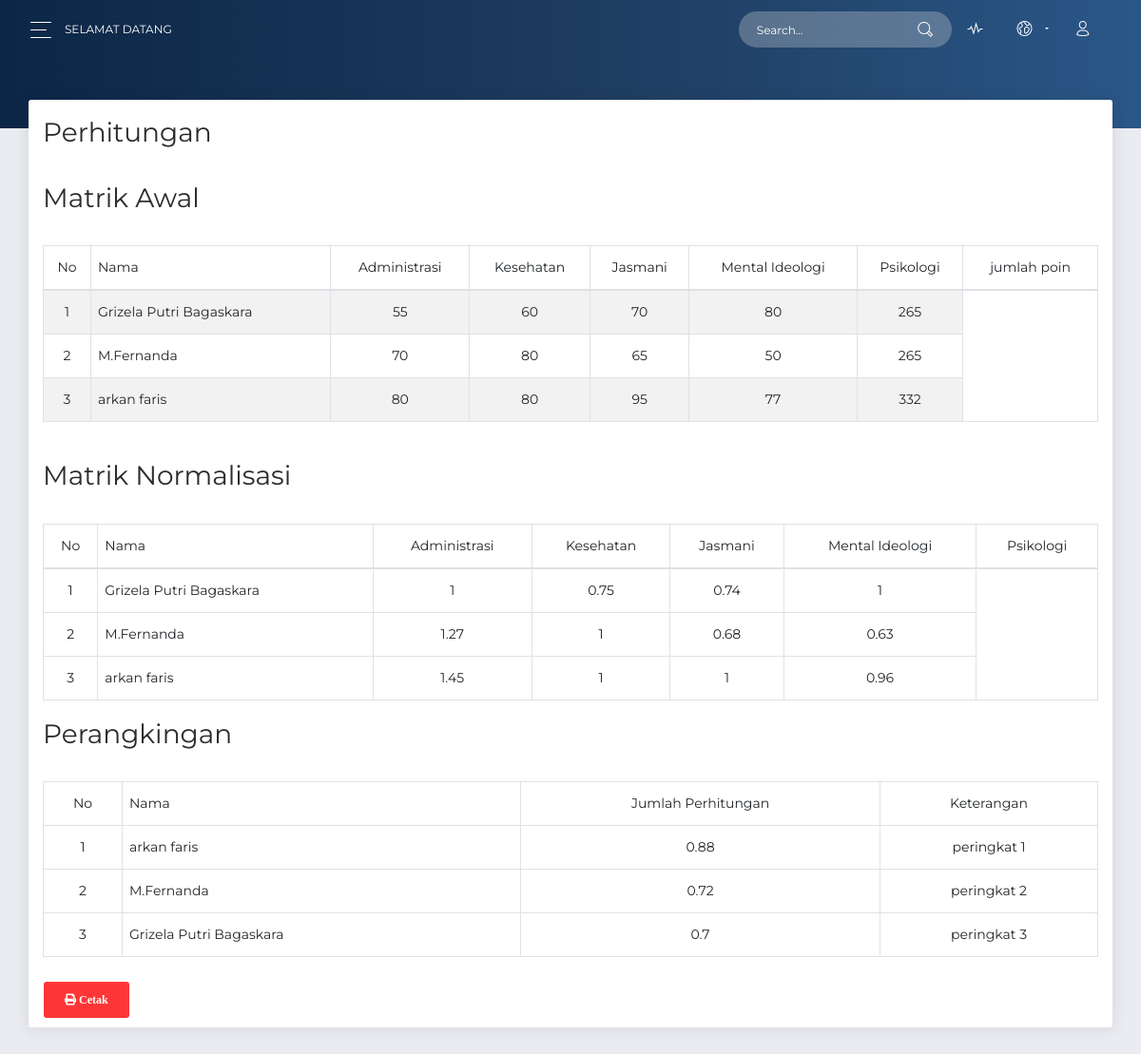
The page /perhitungan.php (signed in) on the database its author committed.
### tables this page shows
CREATE TABLE `kriteria` (
  `id_kriteria` int(11) NOT NULL,
  `code` varchar(255) NOT NULL,
  `nama_kriteria` varchar(255) NOT NULL,
  `atribute` varchar(255) NOT NULL,
  `bobot` varchar(25) NOT NULL
);

CREATE TABLE `tb_nilai` (
  `id_nilai` int(11) NOT NULL,
  `id_alternatif` int(50) NOT NULL,
  `kriteria1` int(25) NOT NULL,
  `kriteria2` int(25) NOT NULL,
  `kriteria3` int(25) NOT NULL,
  `kriteria4` int(25) NOT NULL,
  `kriteria5` int(25) NOT NULL
);

CREATE TABLE `tb_alternatif` (
  `id_alternatif` int(11) NOT NULL,
  `nama_alternatif` varchar(255) NOT NULL
);

### perhitungan.php (the view, shortened to what this page needs)
<?php $page = 'perhitungan'; include './template/header.php';
?>
<?php
include './template/navbar.php';
?>
      <div class="panel-header panel-header-sm">
      </div>
      <div class="content">
        <div class="row">
          <div class="col-md-12">
            <div class="card ">
              <div class="card-header ">
                <h3>Perhitungan</h3>
 <?php
 function getNama($id){
  $q =mysql_query("SELECT * FROm tb_alternatif where id_alternatif = '$id'");
  $d = mysql_fetch_array($q);
  return $d['nama_alternatif'];
 }
 $qkriteria = mysql_query("SELECT * from kriteria");
 $sql = mysql_query("SELECT * FROM tb_nilai");
 echo "<H3>Matrik Awal</H3>
 <table class='table table-bordered table-striped' >
 <thead>
  <tr>
   <td style='text-align:center;'>No</td>
   <td>Nama</td>";
   while ($qk = mysql_fetch_array($qkriteria)) {
     echo "<td style='text-align:center;'>".$qk['nama_kriteria']."</td>";
   }
   echo "<td style='text-align:center;'>jumlah poin</td>
  </tr>
  </thead>
  <tbody>
  ";
 $no = 1;
 while ($dt = mysql_fetch_array($sql)) {
  $jumlah= ($dt['kriteria1'])+($dt['kriteria2'])+($dt['kriteria3'])+($dt['kriteria4']);
  echo "<tr>
   <td style='text-align:center;'>$no</td>
   <td>".getNama($dt['id_alternatif'])."</td>
   <td style='text-align:center;'>$dt[kriteria1]</td>
   <td style='text-align:center;'>$dt[kriteria2]</td>
   <td style='text-align:center;'>$dt[kriteria3]</td>
   <td style='text-align:center;'>$dt[kriteria4]</td>
   <td style='text-align:center;'>$jumlah</td>
  </tr>";
 $no++;
 }
 echo "</tbody></table>";
 $cr = mysql_query("SELECT
      min(kriteria1) as minK1,
      min(kriteria2) as minK2,
      min(kriteria3) as minK3,
      min(kriteria4) as minK4,
      max(kriteria1) as maxK1,
      max(kriteria2) as maxK2,
      max(kriteria3) as maxK3,
      max(kriteria4) as maxK4
   FROM tb_nilai");
 $atribut = mysql_fetch_array($cr);
 $sql2 = mysql_query("SELECT * FROM tb_nilai");
$qkriteria = mysql_query("SELECT * from kriteria");
 echo "<br><H3>Matrik Normalisasi</H3>
 <table class='table table-bordered' >
 <thead>
  <tr>
   <td style='text-align:center;'>No</td>
   <td>Nama</td>";
   while ($k = mysql_fetch_array($qkriteria)) {
     echo "<td style='text-align:center;'>".$k['nama_kriteria']."</td>";
   }
  echo "</tr>
  </thead>
  <tbody>
  ";
$k1 = "";
$k2 = "";
$k3 = "";
$k4 = "";
$qk = mysql_query("SELECT * FROM kriteria");
while ($row = mysql_fetch_array($qk)) {
    if ($row['atribute'] == "cost") {
      if ($row['id_kriteria'] == 1) {
        $k1 = "cost";
      } elseif ($row['id_kriteria'] == 2) {
        $k2 = "cost";
      } elseif ($row['id_kriteria'] == 3) {
        $k3 = "cost";
      } elseif ($row['id_kriteria'] == 4) {
        $k4 = "cost";
      }
    } else {
      if ($row['id_kriteria'] == 1) {
        $k1 = "benefit";
      } elseif ($row['id_kriteria'] == 2) {
        $k2 = "benefit";
      } elseif ($row['id_kriteria'] == 3) {
        $k3 = "benefit";
      } elseif ($row['id_kriteria'] == 4) {
        $k4 = "benefit";
      }
    }
}
 $no = 1;
 while ($dt2 = mysql_fetch_array($sql2)) {
  echo "<tr>
   <td style='text-align:center;'>$no</td>
   <td>".getNama($dt2['id_alternatif'])."</td>
   <td style='text-align:center;'>";
        if ($k1 == "cost") {
          echo round($dt2['kriteria1']/$atribut['minK1'],2);
        } else {
          echo round($dt2['kriteria1']/$atribut['maxK1'],2);
        }
   echo "</td>
   <td style='text-align:center;'>";
        if ($k2 == "cost") {
          echo round($dt2['kriteria2']/$atribut['minK2'],2);
        } else {
          echo round($dt2['kriteria2']/$atribut['maxK2'],2);
        }
   echo "</td>
   <td style='text-align:center;'>";
        if ($k3 == "cost") {
          echo round($dt2['kriteria3']/$atribut['minK3'],2);
        } else {
          echo round($dt2['kriteria3']/$atribut['maxK3'],2);
        }
   echo "</td>
   <td style='text-align:center;'>";
        if ($k4 == "cost") {
          echo round($dt2['kriteria4']/$atribut['minK4'],2);
        } else {
          echo round($dt2['kriteria4']/$atribut['maxK4'],2);
        }
   echo "</td>
  </tr>";
 $no++;
 }
 echo "</tbody></table>";
 $sql3 = mysql_query("SELECT * FROM tb_nilai");
 echo "<H3>Perangkingan</H3>
 <table class='table table-bordered'>
  <tr>
   <td style='text-align:center;'>No</td>
   <td>Nama</td>
   <td style='text-align:center;'>Jumlah Perhitungan</td>
   <td style='text-align:center;'>Keterangan</td>
  </tr>
  ";
$bobotArray = array('');
$qb = mysql_query("SELECT * from kriteria");
while ($b = mysql_fetch_array($qb)) {
  array_push($bobotArray, $b['bobot']);
}
 while ($dt3 = mysql_fetch_array($sql3)) {
  $normalisasi1 = 0;
  $normalisasi2 = 0;
  $normalisasi3 = 0;
  $normalisasi4 = 0;
if ($k1 == "cost") {
    $normalisasi1 = $dt3['kriteria1']/$atribut['minK1'];
} else {
  $normalisasi1 = $dt3['kriteria1']/$atribut['maxK1'];
}
if ($k2 == "cost") {
    $normalisasi2 = $dt3['kriteria2']/$atribut['minK2'];
} else {
  $normalisasi2 = $dt3['kriteria2']/$atribut['maxK2'];
}
if ($k3 == "cost") {
    $normalisasi3 = $dt3['kriteria3']/$atribut['minK3'];
} else {
  $normalisasi3 = $dt3['kriteria3']/$atribut['maxK3'];
}
if ($k4 == "cost") {
    $normalisasi4 = $dt3['kriteria4']/$atribut['minK4'];
} else {
  $normalisasi4 = $dt3['kriteria4']/$atribut['maxK4'];
}
$poin= round(
   ($normalisasi1*$bobotArray[1])+
   ($normalisasi2*$bobotArray[2])+
   ($normalisasi3*$bobotArray[3])+
   ($normalisasi4*$bobotArray[4]),2);
  $data[]=array('nama_alternatif'=>getNama($dt3['id_alternatif']),
      'poin'=>$poin);
 }
   foreach ($data as $key => $isi) {
    $poin1[$key]=$isi['poin'];
   }
   array_multisort($poin1,SORT_DESC,$data);
   $no=1;
   $h="peringkat";
   $peringkat=1;
   foreach ($data as $item) { ?>
   <tr>
   <td style='text-align:center;'><?php echo $no ?></td>
   <td><?php echo$item['nama_alternatif'] ?></td>
   <td style='text-align:center;'><?php echo$item['poin'] ?></td>
   <td style='text-align:center;'><?php echo"$h $peringkat" ?></td>
   </tr>
   <?php
   $no++;
   if ($no>=100) {
    $h="  ";
    $peringkat=" ";
   }else{
    $peringkat++;
   }
   }
   echo "</table>";
?>
<a href="cetak_perhitungan.php" target="_blank" class="btn btn-danger"><i class="fas fa-print"> Cetak</i></a>
 </div>
  </div>
   </div>
    </div>
      </div>
<?php
include './template/footer.php';
?>

### rows shown on the page
kriteria: nama_kriteria "Administrasi"
kriteria: nama_kriteria "Kesehatan"
kriteria: nama_kriteria "Jasmani"
kriteria: nama_kriteria "Mental Ideologi"
kriteria: nama_kriteria "Psikologi"
tb_nilai: id_alternatif.nama_alternatif "Grizela Putri Bagaskara", kriteria1 "55", kriteria2 "60", kriteria3 "70", kriteria4 "80", jumlah "265", minK1 "1", maxK2 "0.75", maxK3 "0.74", maxK4 "1"
tb_nilai: id_alternatif.nama_alternatif "M.Fernanda", kriteria1 "70", kriteria2 "80", kriteria3 "65", kriteria4 "50", jumlah "265", minK1 "1.27", maxK2 "1", maxK3 "0.68", maxK4 "0.63"
tb_nilai: id_alternatif.nama_alternatif "arkan faris", kriteria1 "80", kriteria2 "80", kriteria3 "95", kriteria4 "77", jumlah "332", minK1 "1.45", maxK2 "1", maxK3 "1", maxK4 "0.96"

### other values the page prints
$item['nama_alternatif'] "arkan faris"
$item['poin'] "0.88"
$peringkat "1"
$item['nama_alternatif'] "M.Fernanda"
$item['poin'] "0.72"
$peringkat "2"
$item['nama_alternatif'] "Grizela Putri Bagaskara"
$item['poin'] "0.7"
$peringkat "3"
